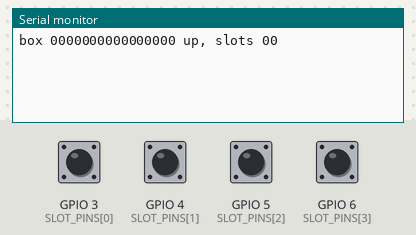
Bench run of a sketch on a simulated Seeed XIAO ESP32-C3. On the bench: the last lines printed to the serial monitor. Inputs (shaded band) come from the test bench; at power-on: GPIO 3 (SLOT_PINS[0]), GPIO 4 (SLOT_PINS[1]), GPIO 5 (SLOT_PINS[2]), GPIO 6 (SLOT_PINS[3]) HIGH. Nothing arrives over Bluetooth unless stated; a phone connects over Bluetooth LE 3 s after start.

Above: at 1.2 s.
1.3 s: GPIO 3 (SLOT_PINS[0]) pulled LOW for 1 s
At 3.9 s:
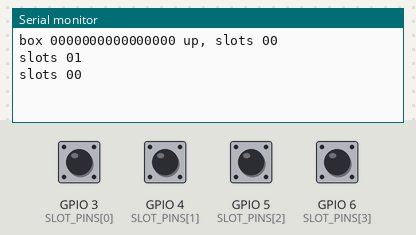
4.2 s: GPIO 4 (SLOT_PINS[1]) pulled LOW for 1 s
At 6.4 s:
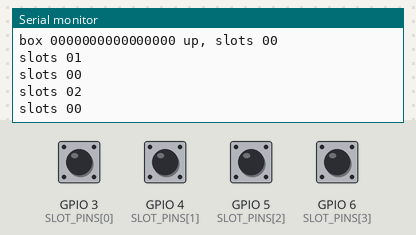
6.7 s: GPIO 5 (SLOT_PINS[2]) pulled LOW for 1 s
At 8.9 s:
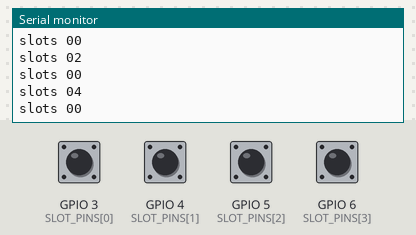
9.2 s: GPIO 6 (SLOT_PINS[3]) pulled LOW for 1 s
At 11.2 s:
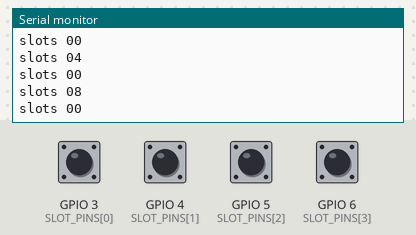
11.7 s: GPIO 4 (SLOT_PINS[1]) driven LOW and GPIO 6 (SLOT_PINS[3]) driven LOW
At 12.5 s:
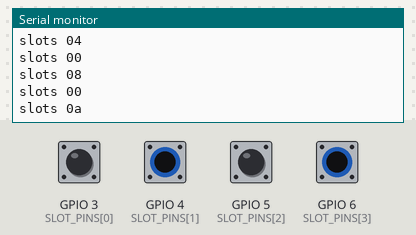
13.6 s: GPIO 3 (SLOT_PINS[0]) pulled LOW for 1 s
At 14.8 s:
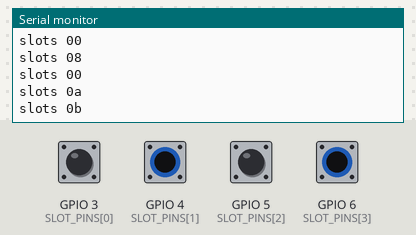
Timing chart, 0 to 16.6 s (numbered marks = the images above; inputs shaded):
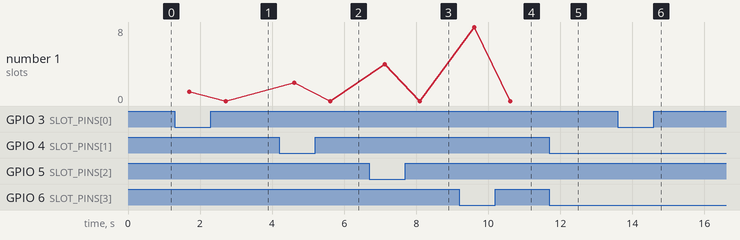

Measured:
- after the input at 1.3 s, the serial monitor: prints a new line after 0.41 s (image 1)
- after the input at 4.2 s, the serial monitor: prints a new line after 0.41 s (image 2)
- after the input at 6.7 s, the serial monitor: prints a new line after 0.42 s (image 3)
- after the input at 9.2 s, the serial monitor: prints a new line after 0.41 s (image 4)
- after the input at 11.7 s, the serial monitor: prints a new line after 0.42 s (image 5)
- after the input at 13.6 s, the serial monitor: prints a new line after 0.42 s (image 6)

The sketch:

box.ino
```cpp
// The box: four slots, a sensor under each, and a Bluetooth radio that tells
// the phones connected to it when a slot fills or empties.
//
// The phone does the rest. Each one connected hears the change, and the one
// that just started charging, with this radio right beside it, starts its
// evening (ReclaimKit/Dock/Box.swift has the same ids and the same byte).
//
// Board: any ESP32 with Bluetooth LE — an ESP32-C3 or ESP32-S3 dev board, a
// Seeed XIAO ESP32-C3/S3. Not an ESP32-S2: it has no Bluetooth.
// Library: NimBLE-Arduino 1.4.x (the 2.x API is different). Optional:
// Adafruit NeoPixel, for lights the box runs itself.
//
// docs/DOCK.md has the wiring, and how to flash it.

#include <NimBLEDevice.h>

// ---------------------------------------------------------------- this box
// From scripts/dock-tags.sh, which prints it beside the four tag links. The
// first eight bytes of SHA-256 of the box's secret: who the box is, never the
// secret itself.
const char *BOX_ID_HEX = "0000000000000000";

// ---------------------------------------------------------------- wiring
// One digital input per slot. An IR obstacle module (FC-51 and the like)
// pulls its output LOW when something is over it; so does a switch wired to
// ground. Set SLOT_ACTIVE to HIGH for a sensor that does the opposite.
//
// GPIO numbers, not the board's labels. On a XIAO ESP32-C3 these are D1–D4.
// Not D0 (GPIO 2), D8 or D9: the chip reads those while it boots, and a phone
// sitting in that slot at power-on could stop it starting.
const int SLOT_PINS[4] = {3, 4, 5, 6};
const int SLOT_ACTIVE = LOW;

// The lights, if this board runs them: a strip with two LEDs per slot, slot 1
// first. -1 leaves the lights to something else (the WLED controller).
#define LIGHT_PIN -1
const int LEDS_PER_SLOT = 2;

// ---------------------------------------------------------------- the same ids as Box.swift
#define SERVICE_UUID "3F1C5B2E-8D4A-4E6B-9C2F-0A7D1E5B8C40"
#define ID_UUID      "3F1C5B2E-8D4A-4E6B-9C2F-0A7D1E5B8C41"
#define SLOTS_UUID   "3F1C5B2E-8D4A-4E6B-9C2F-0A7D1E5B8C42"

// A phone being slid in rocks a sensor on and off; a slot has to say the same
// thing for this long before it counts.
const unsigned long SETTLE_MS = 400;

#if LIGHT_PIN >= 0
#include <Adafruit_NeoPixel.h>
Adafruit_NeoPixel strip(4 * LEDS_PER_SLOT, LIGHT_PIN, NEO_GRB + NEO_KHZ800);
#endif

NimBLECharacteristic *slotsChar;
uint8_t reported = 0;            // what the phones were last told
uint8_t seen = 0;                // what the sensors say right now
unsigned long seenSince = 0;

// Every phone in the house stays connected, so as each one connects the box
// has to go straight back to advertising for the next.
class Callbacks : public NimBLEServerCallbacks {
  void onConnect(NimBLEServer *server) { NimBLEDevice::startAdvertising(); }
  void onDisconnect(NimBLEServer *server) { NimBLEDevice::startAdvertising(); }
};

uint8_t readSlots() {
  uint8_t bits = 0;
  for (int i = 0; i < 4; i++) {
    if (digitalRead(SLOT_PINS[i]) == SLOT_ACTIVE) bits |= (1 << i);
  }
  return bits;
}

void light(uint8_t bits) {
#if LIGHT_PIN >= 0
  for (int i = 0; i < 4; i++) {
    // Warm, and low: it sits in a room in the evening.
    uint32_t colour = (bits & (1 << i)) ? strip.Color(90, 45, 12) : 0;
    for (int j = 0; j < LEDS_PER_SLOT; j++) strip.setPixelColor(i * LEDS_PER_SLOT + j, colour);
  }
  strip.show();
#endif
}

void setup() {
  Serial.begin(115200);
  for (int i = 0; i < 4; i++) pinMode(SLOT_PINS[i], INPUT_PULLUP);
#if LIGHT_PIN >= 0
  strip.begin();
#endif

  uint8_t id[8];
  for (int i = 0; i < 8; i++) {
    char byteHex[3] = {BOX_ID_HEX[i * 2], BOX_ID_HEX[i * 2 + 1], 0};
    id[i] = (uint8_t)strtoul(byteHex, nullptr, 16);
  }

  NimBLEDevice::init("Box");
  NimBLEServer *server = NimBLEDevice::createServer();
  server->setCallbacks(new Callbacks());
  NimBLEService *service = server->createService(SERVICE_UUID);
  service->createCharacteristic(ID_UUID, NIMBLE_PROPERTY::READ)->setValue(id, 8);
  slotsChar = service->createCharacteristic(SLOTS_UUID, NIMBLE_PROPERTY::READ | NIMBLE_PROPERTY::NOTIFY);

  reported = seen = readSlots();
  seenSince = millis();
  slotsChar->setValue(&reported, 1);
  light(reported);
  service->start();

  NimBLEAdvertising *advertising = NimBLEDevice::getAdvertising();
  advertising->addServiceUUID(SERVICE_UUID);
  advertising->start();
  Serial.printf("box %s up, slots %02x\n", BOX_ID_HEX, reported);
}

void loop() {
  uint8_t now = readSlots();
  if (now != seen) {
    seen = now;
    seenSince = millis();
  }
  if (seen != reported && millis() - seenSince >= SETTLE_MS) {
    reported = seen;
    light(reported);
    slotsChar->setValue(&reported, 1);
    slotsChar->notify();
    Serial.printf("slots %02x\n", reported);
  }
  delay(20);
}
```
